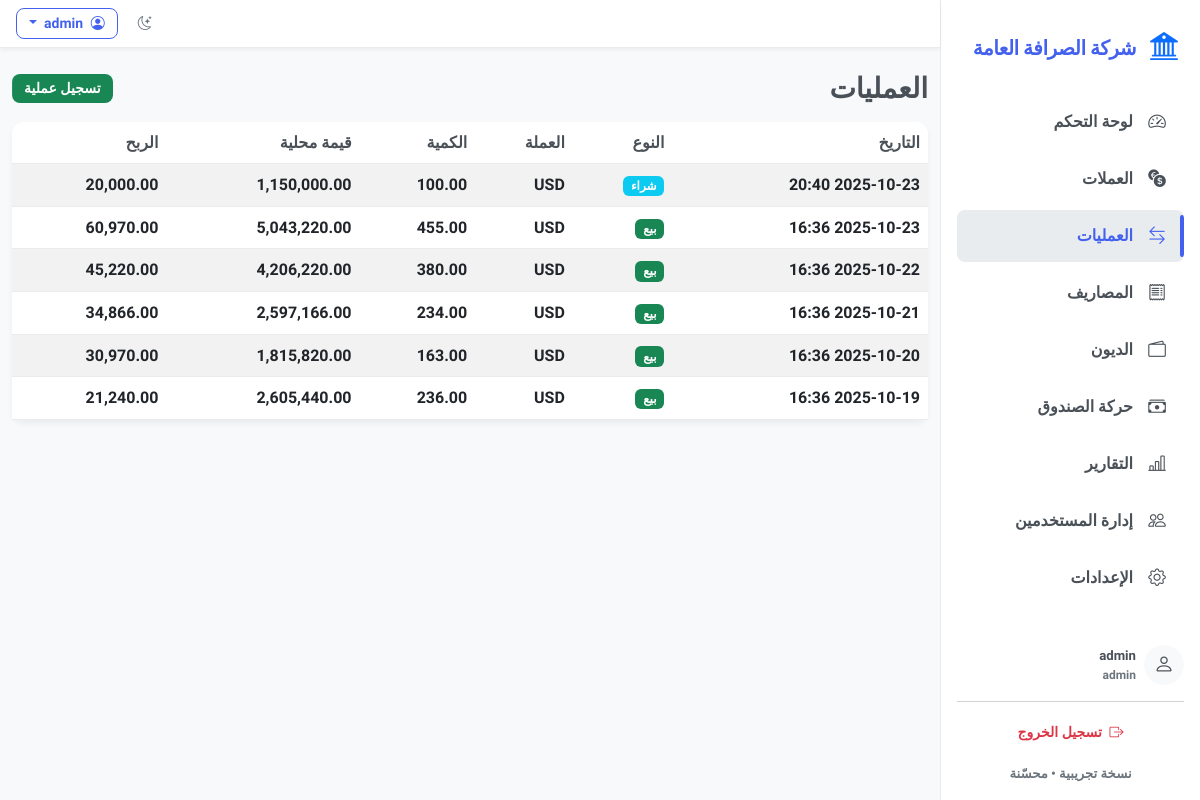
Page /transactions (signed in) on the committed database.
### models.py (models this page shows)
class Settings(db.Model):
    id = db.Column(db.Integer, primary_key=True)
    company_name = db.Column(db.String(100), default='شركة الصرافة')
    company_logo = db.Column(db.String(200), default='bi-bank2')  # Bootstrap icon class

class User(UserMixin, db.Model):
    id = db.Column(db.Integer, primary_key=True)
    username = db.Column(db.String(80), unique=True, nullable=False)
    password_hash = db.Column(db.String(200), nullable=False)
    role = db.Column(db.String(20), default='viewer')

class Transaction(db.Model):
    id = db.Column(db.Integer, primary_key=True)
    date = db.Column(db.DateTime, default=datetime.utcnow)
    type = db.Column(db.String(10))
    currency_id = db.Column(db.Integer, db.ForeignKey('currency.id'))
    currency = db.relationship('Currency')
    quantity = db.Column(db.Float, nullable=False)
    buy_rate = db.Column(db.Float)
    sell_rate = db.Column(db.Float)
    total_value_local = db.Column(db.Float)
    profit = db.Column(db.Float)
    notes = db.Column(db.String(255))

class Currency(db.Model):
    id = db.Column(db.Integer, primary_key=True)
    code = db.Column(db.String(10), unique=True, nullable=False)
    name = db.Column(db.String(64), nullable=False)
    rate = db.Column(db.Float, nullable=False, default=1.0)
    last_update = db.Column(db.DateTime, default=datetime.utcnow)

### app.py (the view)
        @login_required
        def decorated_function(*args, **kwargs):
            if current_user.role == 'admin' or current_user.role == 'editor':
                return f(*args, **kwargs)
            elif current_user.role == 'viewer':
                if request.method == 'GET':
                    return f(*args, **kwargs)
                else:
                    flash('ليس لديك صلاحية للقيام بهذه العملية')
                    return redirect(request.referrer or url_for('dashboard'))
            else:
                flash('ليس لديك صلاحية للوصول إلى هذه الصفحة')
                return redirect(url_for('dashboard'))

### templates/transactions.html (shortened to what this page needs)
{% extends 'base.html' %}
{% block content %}
<div class="d-flex justify-content-between align-items-center mb-3">
  <h3 class="mb-0">العمليات</h3>
  <a class="btn btn-sm btn-success" href="/transaction/add">تسجيل عملية</a>
</div>
<div class="card">
  <div class="table-responsive">
    <table class="table table-striped mb-0">
      <thead><tr><th>التاريخ</th><th>النوع</th><th>العملة</th><th>الكمية</th><th>قيمة محلية</th><th>الربح</th></tr></thead>
      <tbody>
        {% for t in transactions %}
          <tr>
            <td>{{ t.date.strftime('%Y-%m-%d %H:%M') }}</td>
            <td>
                  {% if t.type == 'buy' %}
                  <span class="badge bg-info">شراء</span>
                  {% else %}
                  <span class="badge bg-success">بيع</span>
                  {% endif %}
                </td>
            <td>{{ t.currency.code if t.currency else '-' }}</td>
            <td>{{ '{:,.2f}'.format(t.quantity) }}</td>
            <td>{{ '{:,.2f}'.format(t.total_value_local or 0) }}</td>
            <td>{{ '{:,.2f}'.format(t.profit or 0) }}</td>
          </tr>
        {% endfor %}
      </tbody>
    </table>
  </div>
</div>
{% endblock %}

### templates/base.html (shortened to what this page needs)
<!doctype html>
<html lang="ar" dir="rtl">
  <head>
    <link href="https://cdn.jsdelivr.net/npm/bootstrap@5.3.0/dist/css/bootstrap.rtl.min.css" rel="stylesheet">
    <link href="https://cdn.jsdelivr.net/npm/bootstrap-icons@1.10.5/font/bootstrap-icons.css" rel="stylesheet">
    <link rel="stylesheet" href="/static/css/styles.css">
    <link rel="stylesheet" href="/static/css/theme-extra.css">
  </head>
  <body>
    <div class="d-flex">
      <aside class="sidebar p-3" id="sidebar">
        <div class="d-flex align-items-center mb-4 mt-2">
          <div class="brand-logo me-2">
            <i class="bi {{ settings.company_logo if settings else 'bi-bank2' }} fs-3 text-primary"></i>
          </div>
          <div class="brand fw-bold">{{ settings.company_name if settings else 'شركة الصرافة' }}</div>
        </div>
        <nav class="nav flex-column">
          <a class="nav-link {{ 'active' if request.path == '/' else '' }}" href="/">
            <i class="bi bi-speedometer2 nav-icon"></i>
            <span class="nav-text">لوحة التحكم</span>
          </a>
          <a class="nav-link {{ 'active' if '/currencies' in request.path else '' }}" href="/currencies">
            <i class="bi bi-currency-exchange nav-icon"></i>
            <span class="nav-text">العملات</span>
          </a>
          <a class="nav-link {{ 'active' if '/transactions' in request.path else '' }}" href="/transactions">
            <i class="bi bi-arrow-left-right nav-icon"></i>
            <span class="nav-text">العمليات</span>
          </a>
          <a class="nav-link {{ 'active' if '/expenses' in request.path else '' }}" href="/expenses">
            <i class="bi bi-receipt nav-icon"></i>
            <span class="nav-text">المصاريف</span>
          </a>
          <a class="nav-link {{ 'active' if '/debts' in request.path else '' }}" href="/debts">
            <i class="bi bi-wallet2 nav-icon"></i>
            <span class="nav-text">الديون</span>
          </a>
          <a class="nav-link {{ 'active' if '/cashbox' in request.path else '' }}" href="/cashbox">
            <i class="bi bi-cash-stack nav-icon"></i>
            <span class="nav-text">حركة الصندوق</span>
          </a>
          <a class="nav-link {{ 'active' if '/reports' in request.path else '' }}" href="/reports">
            <i class="bi bi-bar-chart-line nav-icon"></i>
            <span class="nav-text">التقارير</span>
          </a>
          {% if current_user.role == 'admin' %}
          <a class="nav-link {{ 'active' if '/users' in request.path else '' }}" href="/users">
            <i class="bi bi-people nav-icon"></i>
            <span class="nav-text">إدارة المستخدمين</span>
          </a>
          {% endif %}
          <a class="nav-link {{ 'active' if '/settings' in request.path else '' }}" href="/settings">
            <i class="bi bi-gear nav-icon"></i>
            <span class="nav-text">الإعدادات</span>
          </a>
        </nav>
        <div class="sidebar-footer mt-auto">
          <div class="user-info d-flex align-items-center mb-3">
            <div class="avatar bg-light rounded-circle d-flex align-items-center justify-content-center me-2">
              <i class="bi bi-person fs-5"></i>
            </div>
            <div class="user-details">
              <div class="username small fw-bold">{{ current_user.username }}</div>
              <div class="role small text-muted">{{ current_user.role }}</div>
            </div>
          </div>
          <hr class="my-3">
          <div class="text-center">
            <a class="btn btn-sm btn-outline-danger w-100" href="/logout">
              <i class="bi bi-box-arrow-right me-1"></i> تسجيل الخروج
            </a>
          </div>
          <div class="version small text-muted text-center mt-3">نسخة تجريبية • محسّنة</div>
        </div>
      </aside>
      <div class="flex-grow-1 main-content">
        <nav class="navbar navbar-expand-lg navbar-light bg-white shadow-sm px-3">
          <div class="container-fluid p-0">
            <div class="ms-auto d-flex align-items-center">
              <button class="btn btn-sm btn-outline-secondary theme-toggle me-2" title="تبديل الوضع">
                <i class="bi bi-moon-stars"></i>
              </button>
              <div class="dropdown">
                <button class="btn btn-sm btn-outline-primary dropdown-toggle" type="button" id="userDropdown" data-bs-toggle="dropdown">
                  <i class="bi bi-person-circle me-1"></i> {{ current_user.username }}
                </button>
              </div>
            </div>
          </div>
        </nav>
        <main class="container py-4">
          {% block content %}{% endblock %}
        </main>
      </div>
    </div>
  </body>
</html>

### static/css/styles.css (style rules this page uses)
:root { --bg: #f8f9fa; --card: #ffffff; --text: #495057; --text-light: #6c757d; --primary: #4361ee; --primary-dark: #3a56d4; --secondary: #6c757d; --success: #4cc9f0; --info: #4895ef; --warning: #f72585; --danger: #e63946; --muted: #6c757d; --accent: #4cc9f0; --sidebar-bg: #ffffff; --sidebar-link: #495057; --sidebar-link-hover: #f0f2f5; --sidebar-link-active: #e9ecef; --sidebar-border: #e9ecef; --header-bg: #ffffff; --border: #e9ecef; --primary-gradient: linear-gradient(135deg, #4361ee, #3a0ca3); --success-gradient: linear-gradient(135deg, #4cc9f0, #4895ef); --warning-gradient: linear-gradient(135deg, #f72585, #b5179e); --danger-gradient: linear-gradient(135deg, #e63946, #d00000); }
html,body { height:100%; font-family:'Dubai', 'Tajawal', sans-serif; background:var(--bg); color:var(--text); transition:all .25s ease-in-out; }
body { font-weight: 700; line-height: 1.6; }
h1, h2, h3, h4, h5, h6 { font-weight: 700; margin-bottom: 0.75rem; color: var(--text); font-family: 'Dubai', 'Tajawal', sans-serif; }
.card { background:var(--card); color:var(--text); transition:all .25s ease-in-out; box-shadow: 0 4px 6px rgba(0,0,0,0.05); border-radius:0.75rem; border:none; margin-bottom: 1.5rem; animation: fadeIn 0.5s ease-out; transform: translateY(0); transition: transform 0.3s ease, box-shadow 0.3s ease; }
.sidebar { min-height:100vh; background:var(--sidebar-bg); border-left:1px solid var(--sidebar-border); width:260px; transition:all .25s ease-in-out; box-shadow: 0 4px 6px rgba(0,0,0,0.05); display: flex; flex-direction: column; animation: slideInRight 0.3s ease-out; }
.sidebar .brand { font-size:1.25rem; font-weight:700; color:var(--primary); padding:0.5rem 0; font-family: 'Dubai', 'Tajawal', sans-serif; }
.sidebar .brand-logo { width: 40px; height: 40px; display: flex; align-items: center; justify-content: center; animation: bounceIn 0.8s; }
.sidebar .nav-link { color:var(--sidebar-link); text-decoration:none; padding:12px 15px; display:flex; align-items:center; border-radius:0.5rem; margin-bottom:0.25rem; transition:all .2s ease-in-out; font-weight: 500; position: relative; overflow: hidden; }
.sidebar .nav-link::before { content: ''; position: absolute; top: 0; left: 0; width: 100%; height: 100%; background: var(--primary-gradient); opacity: 0; transition: opacity 0.3s ease; z-index: -1; }
.sidebar .nav-link .nav-icon { font-size:1.1rem; margin-inline-end:12px; width: 24px; text-align: center; transition: transform 0.3s ease; }
.sidebar .nav-link .nav-text { flex: 1; }
.sidebar .nav-link.active { background:var(--sidebar-link-active); color:var(--primary); font-weight:600; position: relative; }
.sidebar .nav-link.active::after { content: ''; position: absolute; right: 0; top: 10%; height: 80%; width: 4px; background: var(--primary); border-radius: 2px; }
.sidebar .sidebar-footer { padding-top: 1rem; }
.sidebar .user-info .avatar { width: 40px; height: 40px; animation: bounceIn 1s; }
.theme-toggle { cursor:pointer; transition: transform 0.3s ease; }
.main-content { background: var(--bg); min-height: 100vh; animation: fadeIn 0.5s ease-out; }
.navbar { background: var(--header-bg) !important; border-bottom: 1px solid var(--border); animation: slideInLeft 0.4s ease-out; }
.btn { border-radius: 0.5rem; font-weight: 500; padding: 0.5rem 1rem; transition: all 0.3s ease; position: relative; overflow: hidden; border: none; font-family: 'Dubai', 'Tajawal', sans-serif; font-weight: 700; }
.btn::before { content: ''; position: absolute; top: 0; left: 0; width: 100%; height: 100%; background: rgba(255,255,255,0.2); transform: translateX(-100%); transition: transform 0.4s ease; }
.btn-sm { padding: 0.25rem 0.75rem; font-size: 0.875rem; }
.btn-outline-primary { color: var(--primary); border: 1px solid var(--primary); background: transparent; }
.table { color: var(--text); animation: fadeIn 0.6s ease-out; }
.table thead th { background: transparent; border-bottom: 1px solid var(--border); font-weight: 600; color: var(--text); }
.table tbody td { border-color: var(--border); transition: background-color 0.2s ease; }
.small, small { font-size: 0.825rem; }
.text-muted { color: var(--text-light) !important; }
.fw-bold { font-weight: 700 !important; }
.shadow-sm { box-shadow: 0 2px 4px rgba(0,0,0,0.05) !important; }

### rows in the picture
Settings: company_name "شركة الصرافة العامة"
User: username "admin", role "admin"
Transaction: date "2025-10-23 20:40", type "شراء", currency "USD", quantity "100.00", total_value_local "1,150,000.00", profit "20,000.00"
Transaction: date "2025-10-23 16:36", type "بيع", currency "USD", quantity "455.00", total_value_local "5,043,220.00", profit "60,970.00"
Transaction: date "2025-10-22 16:36", type "بيع", currency "USD", quantity "380.00", total_value_local "4,206,220.00", profit "45,220.00"
Transaction: date "2025-10-21 16:36", type "بيع", currency "USD", quantity "234.00", total_value_local "2,597,166.00", profit "34,866.00"
Transaction: date "2025-10-20 16:36", type "بيع", currency "USD", quantity "163.00", total_value_local "1,815,820.00", profit "30,970.00"
Transaction: date "2025-10-19 16:36", type "بيع", currency "USD", quantity "236.00", total_value_local "2,605,440.00", profit "21,240.00"
